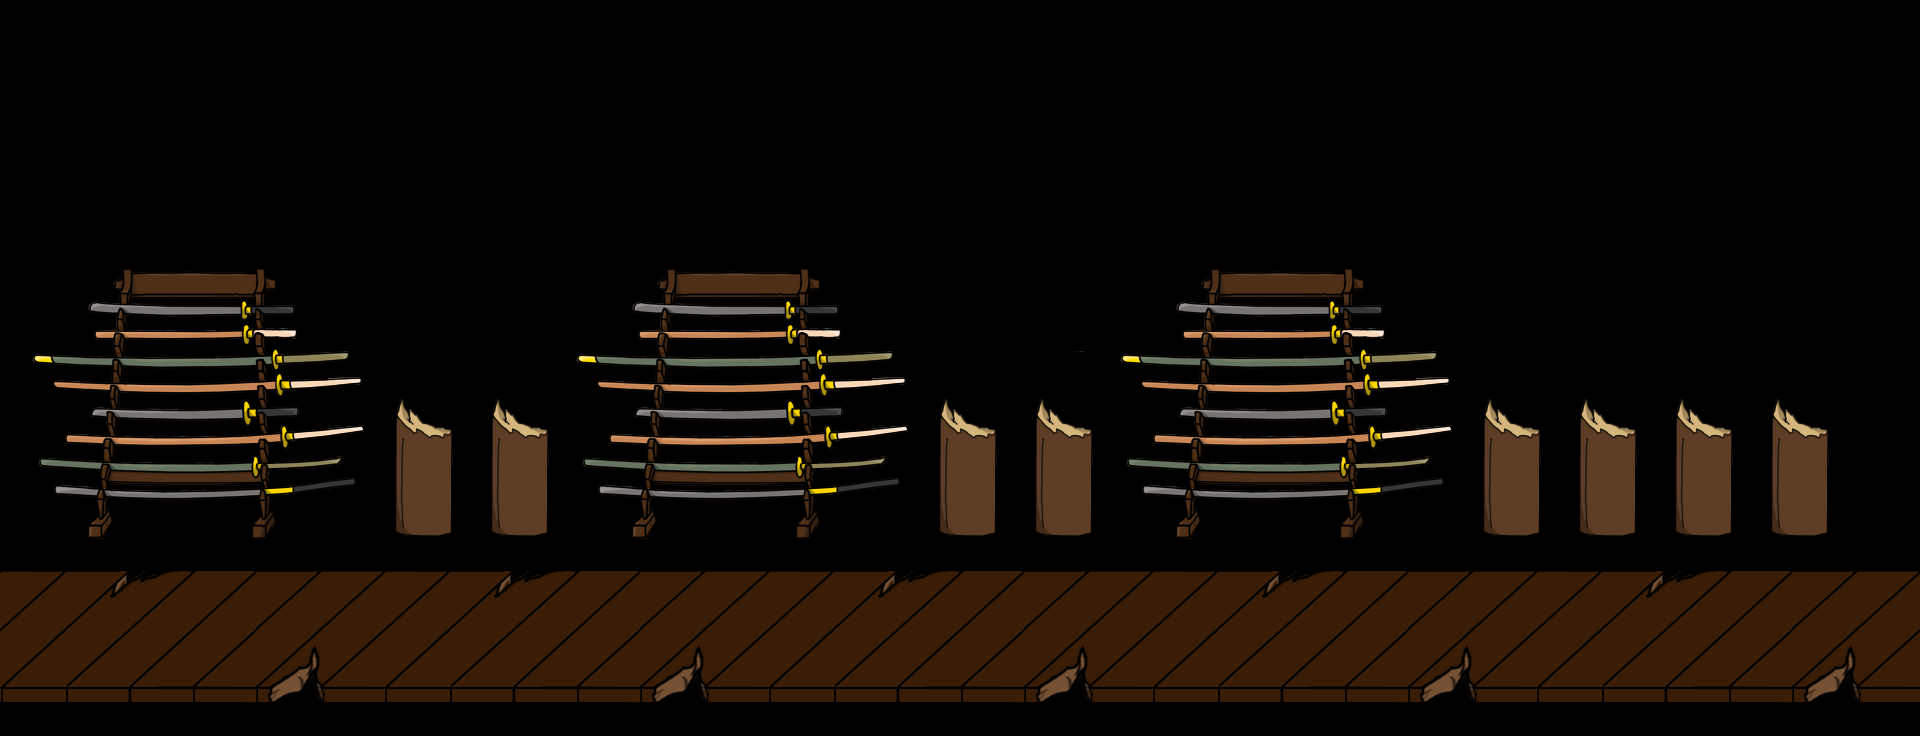

The image is a tile-based game level rendered from a .tmx file. Its description and source (layers, tilesets, objects; grid data summarised) follow:
An orthogonal 60x23 tile map with 32x32 px tiles, 1 tile layer (Capa de Patrones 1).

<map version="1.0" orientation="orthogonal" width="60" height="23" tilewidth="32" tileheight="32">
 <tileset firstgid="1" name="Tiles" tilewidth="32" tileheight="32">
  <image source="Tiles.png" trans="ff00ff" width="384" height="1350" />
 </tileset>
 <layer name="Capa de Patrones 1" width="60" height="23">
  <data>[1380 cells, 818 non-empty, 179 distinct tile ids]</data>
 </layer>
</map>